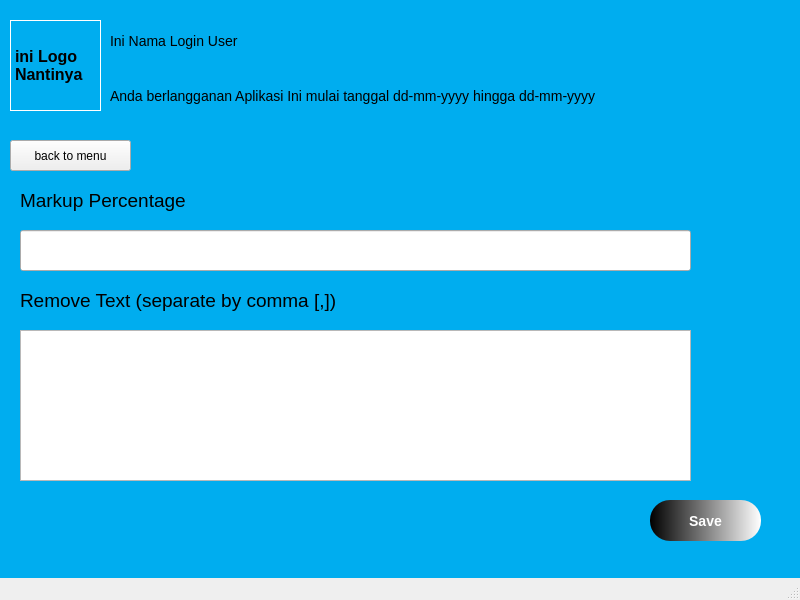
<?xml version="1.0" encoding="UTF-8"?>
<ui version="4.0">
 <class>SettingMenu</class>
 <widget class="QMainWindow" name="SettingMenu">
  <property name="geometry">
   <rect>
    <x>0</x>
    <y>0</y>
    <width>800</width>
    <height>600</height>
   </rect>
  </property>
  <property name="minimumSize">
   <size>
    <width>800</width>
    <height>600</height>
   </size>
  </property>
  <property name="maximumSize">
   <size>
    <width>800</width>
    <height>600</height>
   </size>
  </property>
  <property name="windowTitle">
   <string>SIMAKET</string>
  </property>
  <widget class="QWidget" name="centralwidget">
   <widget class="QWidget" name="widget" native="true">
    <property name="geometry">
     <rect>
      <x>0</x>
      <y>0</y>
      <width>800</width>
      <height>600</height>
     </rect>
    </property>
    <property name="maximumSize">
     <size>
      <width>800</width>
      <height>600</height>
     </size>
    </property>
    <widget class="QLabel" name="label">
     <property name="geometry">
      <rect>
       <x>0</x>
       <y>0</y>
       <width>800</width>
       <height>600</height>
      </rect>
     </property>
     <property name="maximumSize">
      <size>
       <width>800</width>
       <height>600</height>
      </size>
     </property>
     <property name="styleSheet">
      <string notr="true">background-color: rgb(0, 173, 239);</string>
     </property>
     <property name="text">
      <string/>
     </property>
    </widget>
    <widget class="QLabel" name="label_2">
     <property name="geometry">
      <rect>
       <x>10</x>
       <y>20</y>
       <width>91</width>
       <height>91</height>
      </rect>
     </property>
     <property name="font">
      <font>
       <pointsize>12</pointsize>
       <weight>75</weight>
       <bold>true</bold>
      </font>
     </property>
     <property name="styleSheet">
      <string notr="true">border:1px solid white;</string>
     </property>
     <property name="text">
      <string>ini Logo Nantinya</string>
     </property>
     <property name="wordWrap">
      <bool>true</bool>
     </property>
    </widget>
    <widget class="QLabel" name="lblSubsribe">
     <property name="geometry">
      <rect>
       <x>110</x>
       <y>80</y>
       <width>691</width>
       <height>31</height>
      </rect>
     </property>
     <property name="styleSheet">
      <string notr="true">font-size:14px;
font-weight:250;</string>
     </property>
     <property name="text">
      <string>Anda berlangganan Aplikasi Ini mulai tanggal dd-mm-yyyy hingga dd-mm-yyyy</string>
     </property>
    </widget>
    <widget class="QLabel" name="lblNama">
     <property name="geometry">
      <rect>
       <x>110</x>
       <y>25</y>
       <width>691</width>
       <height>31</height>
      </rect>
     </property>
     <property name="styleSheet">
      <string notr="true">font-size:14px;
font-weight:350;</string>
     </property>
     <property name="text">
      <string>Ini Nama Login User</string>
     </property>
    </widget>
    <widget class="QPushButton" name="btnBack">
     <property name="geometry">
      <rect>
       <x>10</x>
       <y>140</y>
       <width>121</width>
       <height>31</height>
      </rect>
     </property>
     <property name="text">
      <string>back to menu</string>
     </property>
    </widget>
    <widget class="QLabel" name="label_3">
     <property name="geometry">
      <rect>
       <x>20</x>
       <y>180</y>
       <width>771</width>
       <height>41</height>
      </rect>
     </property>
     <property name="font">
      <font>
       <pointsize>14</pointsize>
      </font>
     </property>
     <property name="text">
      <string>Markup Percentage</string>
     </property>
    </widget>
    <widget class="QLabel" name="label_4">
     <property name="geometry">
      <rect>
       <x>20</x>
       <y>280</y>
       <width>771</width>
       <height>41</height>
      </rect>
     </property>
     <property name="font">
      <font>
       <pointsize>14</pointsize>
      </font>
     </property>
     <property name="text">
      <string>Remove Text (separate by comma [,]) </string>
     </property>
    </widget>
    <widget class="QLineEdit" name="txtMarkup">
     <property name="geometry">
      <rect>
       <x>20</x>
       <y>230</y>
       <width>671</width>
       <height>41</height>
      </rect>
     </property>
     <property name="font">
      <font>
       <pointsize>12</pointsize>
      </font>
     </property>
     <property name="inputMethodHints">
      <set>Qt::ImhDigitsOnly</set>
     </property>
    </widget>
    <widget class="QPlainTextEdit" name="txtRemove">
     <property name="geometry">
      <rect>
       <x>20</x>
       <y>330</y>
       <width>671</width>
       <height>151</height>
      </rect>
     </property>
     <property name="font">
      <font>
       <pointsize>12</pointsize>
      </font>
     </property>
    </widget>
    <widget class="QPushButton" name="btnSave">
     <property name="geometry">
      <rect>
       <x>650</x>
       <y>500</y>
       <width>111</width>
       <height>41</height>
      </rect>
     </property>
     <property name="styleSheet">
      <string notr="true">font-size:14px;
background-color: qlineargradient(spread:pad, x1:0, y1:0, x2:1, y2:0, stop:0 rgba(0, 0, 0, 255), stop:1 rgba(255, 255, 255, 255));
border:none;
color:white;
font-weight:bold;
border-radius:20px;
</string>
     </property>
     <property name="text">
      <string>Save</string>
     </property>
    </widget>
   </widget>
  </widget>
  <widget class="QMenuBar" name="menubar">
   <property name="geometry">
    <rect>
     <x>0</x>
     <y>0</y>
     <width>800</width>
     <height>21</height>
    </rect>
   </property>
  </widget>
  <widget class="QStatusBar" name="statusbar"/>
 </widget>
 <resources/>
 <connections/>
</ui>
